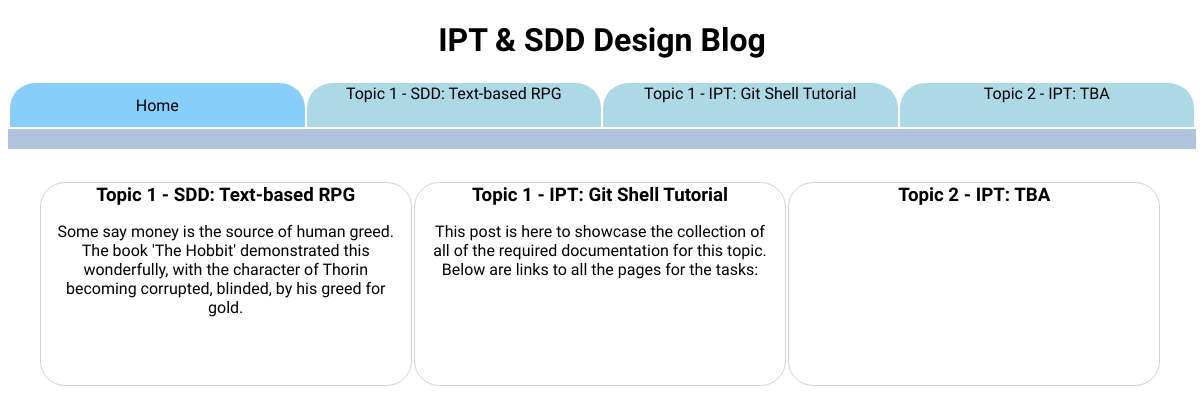
The page / on the database its author committed.
### tables this page shows
CREATE TABLE topics (
  	id INTEGER NOT NULL,
  	title TEXT NOT NULL,
  	subtitle TEXT NOT NULL,
    created TEXT NOT NULL,
  	PRIMARY KEY (id)
);

### School_Blog/main.py (the view)
@app.route('/')
def index_handler():
	t = Topic.get_main_page()
	return render_template('index.html', topics=t, topic1=t[0], topic2=t[1], topic3=t[2])

### School_Blog/db.py (called while the page is built)
    @staticmethod
    def get_newest(tid):
        cur.execute('''SELECT * FROM posts WHERE topicid = ? ORDER BY created DESC''', (tid,))
        row = cur.fetchone()
        if row:
            id, tid, title, message, created, image = row
            return Log(eval(message), title, image, tid, id, created)

    @staticmethod
    def get_main_page():
        cur.execute('''SELECT * FROM topics ORDER BY created''')
        topics = []
        i = 0
        for row in cur:
            if i == 3:
                break
            id, title, sub, date = row
            topics.append(Topic(title, sub, date, id))
            i += 1
        for i in range(len(topics)):
            post = Log.get_newest(topics[i].id)
            topics[i].post = post
        return topics

### School_Blog/templates/index.html (shortened to what this page needs)
<!DOCTYPE html>
<html>
<head>
  <link rel="stylesheet" href="static/css/main.css">
</head>
<body>
  <div class="header">
    <h1>IPT & SDD Design Blog</h1>
    <table>
      <tr>
        <td style="background-color:lightskyblue">
          Home
        </td>
        {%for topic in topics%}
        <td>
          <a href="/topic/{{topic.id}}">{{topic.title}}: {{topic.subtitle}}</a>
        </td>
        {%endfor%}
      </tr>
    </table>
  </div>
  <div id="index_body_content">
    <table>
      <tr>
        {%for topic in topics%}
        <td class="topic">
          <a href="topic/{{topic.id}}">
            <h3>{{topic.title}}: {{topic.subtitle}}</h3>
            {%for para in topic.post.text%}
              {%if topic.post.text.index(para) == 0%}
                <p>{{para}}</p>
              {%endif%}
            {%endfor%}
          </a>
        </td>
        {%endfor%}
      </tr>
    </table>
  </div>
</body>
</html>

### School_Blog/static/css/main.css (style rules this page uses)
td { border-radius: 25px 25px 0px 0px; background-color: lightblue; width:17%; text-align: center; height: 30px; }
table { width: 100%; }
.topic { background-color: white; width:30%; text-align: center; height: 200px; margin: 4%; border: 1px solid lightgrey; border-radius: 25px; }
h3 { margin: 0; }
.header { width: 99%; position:fixed; background-color: white; top:0; border-bottom: 20px solid lightsteelblue; }
h1 { text-align:center; }
#index_body_content { margin: 180px auto 0 auto; text-align: left; width: 95%; }
body { font-family: 'Sarpanch', sans-serif; }
a { text-decoration: none; color: black; display:block; height:100%; padding:4%; }

### rows shown on the page
topics: title "Topic 1 - SDD", subtitle "Text-based RPG", text "Some say money is the source of human greed. The book 'The Hobbit' demonstrated this wonderfully, with the character of Thorin becoming corrupted, blinded, by his greed for gold."
topics: title "Topic 1 - IPT", subtitle "Git Shell Tutorial", text "This post is here to showcase the collection of all of the required documentation for this topic. Below are links to all the pages for the tasks:"
topics: title "Topic 2 - IPT", subtitle "TBA"
